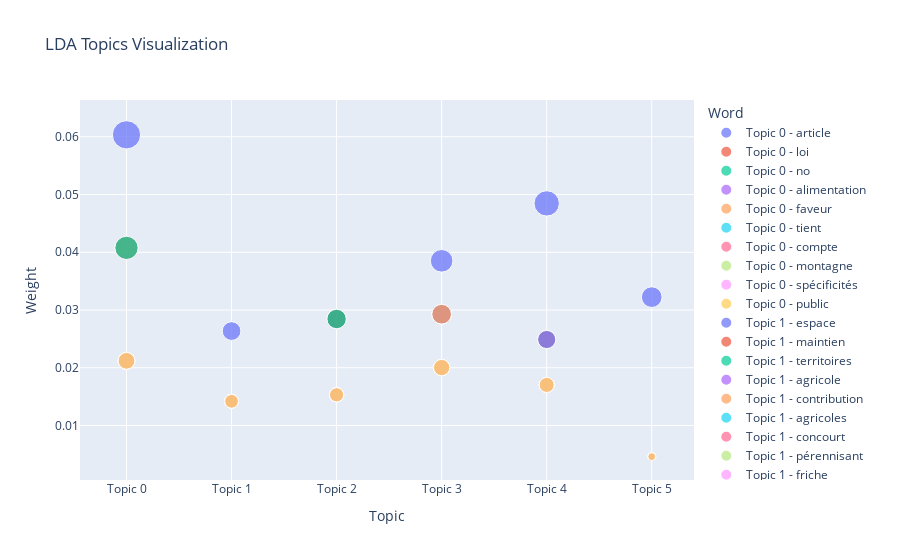

Here is the notebook cell this chart was saved with:
### Code cell
# Prepare data for bubble chart visualization
topic_weights = []
topic_words = []
for i, topic in lda_model.show_topics(formatted=False, num_words=10):
    for word, weight in topic:
        topic_weights.append(weight)
        topic_words.append(f"Topic {i} - {word}")

df = pd.DataFrame({
        'Topic': [f"Topic {i}" for i, topic in lda_model.show_topics(formatted=False, num_words=1) for _ in range(10)],
        'Word': topic_words,
        'Weight': topic_weights
    })
 
#Create bubble chart
fig = px.scatter(df, x='Topic', y='Weight', size='Weight', color='Word', hover_name='Word', title='LDA Topics Visualization')

# Save the figure as a high-resolution PNG
fig.write_image("lda_topics.png", scale=2)

fig.show()

### Figure 1 — Plotly figure (JSON) as saved in the notebook; plotly's stock layout.template omitted (floating-point values rounded to 4 significant figures)
{"data": [{"hovertemplate": "<b>%{hovertext}</b><br><br>Word=Topic 0 - article<br>Topic=%{x}<br>Weight=%{marker.size}<extra></extra>", "hovertext": ["Topic 0 - article"], "legendgroup": "Topic 0 - article", "marker": {"color": "#636efa", "size": [0.06035], "sizemode": "area", "sizeref": 0.0001509, "symbol": "circle"}, "mode": "markers", "name": "Topic 0 - article", "orientation": "v", "showlegend": true, "type": "scatter", "x": ["Topic 0"], "xaxis": "x", "y": [0.06035], "yaxis": "y"}, {"hovertemplate": "<b>%{hovertext}</b><br><br>Word=Topic 0 - loi<br>Topic=%{x}<br>Weight=%{marker.size}<extra></extra>", "hovertext": ["Topic 0 - loi"], "legendgroup": "Topic 0 - loi", "marker": {"color": "#EF553B", "size": [0.04076], "sizemode": "area", "sizeref": 0.0001509, "symbol": "circle"}, "mode": "markers", "name": "Topic 0 - loi", "orientation": "v", "showlegend": true, "type": "scatter", "x": ["Topic 0"], "xaxis": "x", "y": [0.04076], "yaxis": "y"}, {"hovertemplate": "<b>%{hovertext}</b><br><br>Word=Topic 0 - no<br>Topic=%{x}<br>Weight=%{marker.size}<extra></extra>", "hovertext": ["Topic 0 - no"], "legendgroup": "Topic 0 - no", "marker": {"color": "#00cc96", "size": [0.04076], "sizemode": "area", "sizeref": 0.0001509, "symbol": "circle"}, "mode": "markers", "name": "Topic 0 - no", "orientation": "v", "showlegend": true, "type": "scatter", "x": ["Topic 0"], "xaxis": "x", "y": [0.04076], "yaxis": "y"}, {"hovertemplate": "<b>%{hovertext}</b><br><br>Word=Topic 0 - alimentation<br>Topic=%{x}<br>Weight=%{marker.size}<extra></extra>", "hovertext": ["Topic 0 - alimentation"], "legendgroup": "Topic 0 - alimentation", "marker": {"color": "#ab63fa", "size": [0.0212], "sizemode": "area", "sizeref": 0.0001509, "symbol": "circle"}, "mode": "markers", "name": "Topic 0 - alimentation", "orientation": "v", "showlegend": true, "type": "scatter", "x": ["Topic 0"], "xaxis": "x", "y": [0.0212], "yaxis": "y"}, {"hovertemplate": "<b>%{hovertext}</b><br><br>Word=Topic 0 - faveur<br>Topic=%{x}<br>Weight=%{marker.size}<extra></extra>", "hovertext": ["Topic 0 - faveur"], "legendgroup": "Topic 0 - faveur", "marker": {"color": "#FFA15A", "size": [0.0212], "sizemode": "area", "sizeref": 0.0001509, "symbol": "circle"}, "mode": "markers", "name": "Topic 0 - faveur", "orientation": "v", "showlegend": true, "type": "scatter", "x": ["Topic 0"], "xaxis": "x", "y": [0.0212], "yaxis": "y"}, {"hovertemplate": "<b>%{hovertext}</b><br><br>Word=Topic 0 - tient<br>Topic=%{x}<br>Weight=%{marker.size}<extra></extra>", "hovertext": ["Topic 0 - tient"], "legendgroup": "Topic 0 - tient", "marker": {"color": "#19d3f3", "size": [0.0212], "sizemode": "area", "sizeref": 0.0001509, "symbol": "circle"}, "mode": "markers", "name": "Topic 0 - tient", "orientation": "v", "showlegend": true, "type": "scatter", "x": ["Topic 0"], "xaxis": "x", "y": [0.0212], "yaxis": "y"}, {"hovertemplate": "<b>%{hovertext}</b><br><br>Word=Topic 0 - compte<br>Topic=%{x}<br>Weight=%{marker.size}<extra></extra>", "hovertext": ["Topic 0 - compte"], "legendgroup": "Topic 0 - compte", "marker": {"color": "#FF6692", "size": [0.0212], "sizemode": "area", "sizeref": 0.0001509, "symbol": "circle"}, "mode": "markers", "name": "Topic 0 - compte", "orientation": "v", "showlegend": true, "type": "scatter", "x": ["Topic 0"], "xaxis": "x", "y": [0.0212], "yaxis": "y"}, {"hovertemplate": "<b>%{hovertext}</b><br><br>Word=Topic 0 - montagne<br>Topic=%{x}<br>Weight=%{marker.size}<extra></extra>", "hovertext": ["Topic 0 - montagne"], "legendgroup": "Topic 0 - montagne", "marker": {"color": "#B6E880", "size": [0.0212], "sizemode": "area", "sizeref": 0.0001509, "symbol": "circle"}, "mode": "markers", "name": "Topic 0 - montagne", "orientation": "v", "showlegend": true, "type": "scatter", "x": ["Topic 0"], "xaxis": "x", "y": [0.0212], "yaxis": "y"}, {"hovertemplate": "<b>%{hovertext}</b><br><br>Word=Topic 0 - spécificités<br>Topic=%{x}<br>Weight=%{marker.size}<extra></extra>", "hovertext": ["Topic 0 - spécificités"], "legendgroup": "Topic 0 - spécificités", "marker": {"color": "#FF97FF", "size": [0.0212], "sizemode": "area", "sizeref": 0.0001509, "symbol": "circle"}, "mode": "markers", "name": "Topic 0 - spécificités", "orientation": "v", "showlegend": true, "type": "scatter", "x": ["Topic 0"], "xaxis": "x", "y": [0.0212], "yaxis": "y"}, {"hovertemplate": "<b>%{hovertext}</b><br><br>Word=Topic 0 - public<br>Topic=%{x}<br>Weight=%{marker.size}<extra></extra>", "hovertext": ["Topic 0 - public"], "legendgroup": "Topic 0 - public", "marker": {"color": "#FECB52", "size": [0.0212], "sizemode": "area", "sizeref": 0.0001509, "symbol": "circle"}, "mode": "markers", "name": "Topic 0 - public", "orientation": "v", "showlegend": true, "type": "scatter", "x": ["Topic 0"], "xaxis": "x", "y": [0.0212], "yaxis": "y"}, {"hovertemplate": "<b>%{hovertext}</b><br><br>Word=Topic 1 - espace<br>Topic=%{x}<br>Weight=%{marker.size}<extra></extra>", "hovertext": ["Topic 1 - espace"], "legendgroup": "Topic 1 - espace", "marker": {"color": "#636efa", "size": [0.02636], "sizemode": "area", "sizeref": 0.0001509, "symbol": "circle"}, "mode": "markers", "name": "Topic 1 - espace", "orientation": "v", "showlegend": true, "type": "scatter", "x": ["Topic 1"], "xaxis": "x", "y": [0.02636], "yaxis": "y"}, {"hovertemplate": "<b>%{hovertext}</b><br><br>Word=Topic 1 - maintien<br>Topic=%{x}<br>Weight=%{marker.size}<extra></extra>", "hovertext": ["Topic 1 - maintien"], "legendgroup": "Topic 1 - maintien", "marker": {"color": "#EF553B", "size": [0.0142], "sizemode": "area", "sizeref": 0.0001509, "symbol": "circle"}, "mode": "markers", "name": "Topic 1 - maintien", "orientation": "v", "showlegend": true, "type": "scatter", "x": ["Topic 1"], "xaxis": "x", "y": [0.0142], "yaxis": "y"}, {"hovertemplate": "<b>%{hovertext}</b><br><br>Word=Topic 1 - territoires<br>Topic=%{x}<br>Weight=%{marker.size}<extra></extra>", "hovertext": ["Topic 1 - territoires"], "legendgroup": "Topic 1 - territoires", "marker": {"color": "#00cc96", "size": [0.0142], "sizemode": "area", "sizeref": 0.0001509, "symbol": "circle"}, "mode": "markers", "name": "Topic 1 - territoires", "orientation": "v", "showlegend": true, "type": "scatter", "x": ["Topic 1"], "xaxis": "x", "y": [0.0142], "yaxis": "y"}, {"hovertemplate": "<b>%{hovertext}</b><br><br>Word=Topic 1 - agricole<br>Topic=%{x}<br>Weight=%{marker.size}<extra></extra>", "hovertext": ["Topic 1 - agricole"], "legendgroup": "Topic 1 - agricole", "marker": {"color": "#ab63fa", "size": [0.0142], "sizemode": "area", "sizeref": 0.0001509, "symbol": "circle"}, "mode": "markers", "name": "Topic 1 - agricole", "orientation": "v", "showlegend": true, "type": "scatter", "x": ["Topic 1"], "xaxis": "x", "y": [0.0142], "yaxis": "y"}, {"hovertemplate": "<b>%{hovertext}</b><br><br>Word=Topic 1 - contribution<br>Topic=%{x}<br>Weight=%{marker.size}<extra></extra>", "hovertext": ["Topic 1 - contribution"], "legendgroup": "Topic 1 - contribution", "marker": {"color": "#FFA15A", "size": [0.01419], "sizemode": "area", "sizeref": 0.0001509, "symbol": "circle"}, "mode": "markers", "name": "Topic 1 - contribution", "orientation": "v", "showlegend": true, "type": "scatter", "x": ["Topic 1"], "xaxis": "x", "y": [0.01419], "yaxis": "y"}, {"hovertemplate": "<b>%{hovertext}</b><br><br>Word=Topic 1 - agricoles<br>Topic=%{x}<br>Weight=%{marker.size}<extra></extra>", "hovertext": ["Topic 1 - agricoles"], "legendgroup": "Topic 1 - agricoles", "marker": {"color": "#19d3f3", "size": [0.01419], "sizemode": "area", "sizeref": 0.0001509, "symbol": "circle"}, "mode": "markers", "name": "Topic 1 - agricoles", "orientation": "v", "showlegend": true, "type": "scatter", "x": ["Topic 1"], "xaxis": "x", "y": [0.01419], "yaxis": "y"}, {"hovertemplate": "<b>%{hovertext}</b><br><br>Word=Topic 1 - concourt<br>Topic=%{x}<br>Weight=%{marker.size}<extra></extra>", "hovertext": ["Topic 1 - concourt"], "legendgroup": "Topic 1 - concourt", "marker": {"color": "#FF6692", "size": [0.01419], "sizemode": "area", "sizeref": 0.0001509, "symbol": "circle"}, "mode": "markers", "name": "Topic 1 - concourt", "orientation": "v", "showlegend": true, "type": "scatter", "x": ["Topic 1"], "xaxis": "x", "y": [0.01419], "yaxis": "y"}, {"hovertemplate": "<b>%{hovertext}</b><br><br>Word=Topic 1 - pérennisant<br>Topic=%{x}<br>Weight=%{marker.size}<extra></extra>", "hovertext": ["Topic 1 - pérennisant"], "legendgroup": "Topic 1 - pérennisant", "marker": {"color": "#B6E880", "size": [0.01419], "sizemode": "area", "sizeref": 0.0001509, "symbol": "circle"}, "mode": "markers", "name": "Topic 1 - pérennisant", "orientation": "v", "showlegend": true, "type": "scatter", "x": ["Topic 1"], "xaxis": "x", "y": [0.01419], "yaxis": "y"}, {"hovertemplate": "<b>%{hovertext}</b><br><br>Word=Topic 1 - friche<br>Topic=%{x}<br>Weight=%{marker.size}<extra></extra>", "hovertext": ["Topic 1 - friche"], "legendgroup": "Topic 1 - friche", "marker": {"color": "#FF97FF", "size": [0.01419], "sizemode": "area", "sizeref": 0.0001509, "symbol": "circle"}, "mode": "markers", "name": "Topic 1 - friche", "orientation": "v", "showlegend": true, "type": "scatter", "x": ["Topic 1"], "xaxis": "x", "y": [0.01419], "yaxis": "y"}, {"hovertemplate": "<b>%{hovertext}</b><br><br>Word=Topic 1 - préjudices<br>Topic=%{x}<br>Weight=%{marker.size}<extra></extra>", "hovertext": ["Topic 1 - préjudices"], "legendgroup": "Topic 1 - préjudices", "marker": {"color": "#FECB52", "size": [0.01419], "sizemode": "area", "sizeref": 0.0001509, "symbol": "circle"}, "mode": "markers", "name": "Topic 1 - préjudices", "orientation": "v", "showlegend": true, "type": "scatter", "x": ["Topic 1"], "xaxis": "x", "y": [0.01419], "yaxis": "y"}, {"hovertemplate": "<b>%{hovertext}</b><br><br>Word=Topic 2 - développement<br>Topic=%{x}<br>Weight=%{marker.size}<extra></extra>", "hovertext": ["Topic 2 - développement"], "legendgroup": "Topic 2 - développement", "marker": {"color": "#636efa", "size": [0.02845], "sizemode": "area", "sizeref": 0.0001509, "symbol": "circle"}, "mode": "markers", "name": "Topic 2 - développement", "orientation": "v", "showlegend": true, "type": "scatter", "x": ["Topic 2"], "xaxis": "x", "y": [0.02845], "yaxis": "y"}, {"hovertemplate": "<b>%{hovertext}</b><br><br>Word=Topic 2 - agriculture<br>Topic=%{x}<br>Weight=%{marker.size}<extra></extra>", "hovertext": ["Topic 2 - agriculture"], "legendgroup": "Topic 2 - agriculture", "marker": {"color": "#EF553B", "size": [0.02845], "sizemode": "area", "sizeref": 0.0001509, "symbol": "circle"}, "mode": "markers", "name": "Topic 2 - agriculture", "orientation": "v", "showlegend": true, "type": "scatter", "x": ["Topic 2"], "xaxis": "x", "y": [0.02845], "yaxis": "y"}, {"hovertemplate": "<b>%{hovertext}</b><br><br>Word=Topic 2 - productions<br>Topic=%{x}<br>Weight=%{marker.size}<extra></extra>", "hovertext": ["Topic 2 - productions"], "legendgroup": "Topic 2 - productions", "marker": {"color": "#00cc96", "size": [0.02845], "sizemode": "area", "sizeref": 0.0001509, "symbol": "circle"}, "mode": "markers", "name": "Topic 2 - productions", "orientation": "v", "showlegend": true, "type": "scatter", "x": ["Topic 2"], "xaxis": "x", "y": [0.02845], "yaxis": "y"}, {"hovertemplate": "<b>%{hovertext}</b><br><br>Word=Topic 2 - agricoles<br>Topic=%{x}<br>Weight=%{marker.size}<extra></extra>", "hovertext": ["Topic 2 - agricoles"], "legendgroup": "Topic 2 - agricoles", "marker": {"color": "#ab63fa", "size": [0.01532], "sizemode": "area", "sizeref": 0.0001509, "symbol": "circle"}, "mode": "markers", "name": "Topic 2 - agricoles", "orientation": "v", "showlegend": true, "type": "scatter", "x": ["Topic 2"], "xaxis": "x", "y": [0.01532], "yaxis": "y"}, {"hovertemplate": "<b>%{hovertext}</b><br><br>Word=Topic 2 - filières<br>Topic=%{x}<br>Weight=%{marker.size}<extra></extra>", "hovertext": ["Topic 2 - filières"], "legendgroup": "Topic 2 - filières", "marker": {"color": "#FFA15A", "size": [0.01532], "sizemode": "area", "sizeref": 0.0001509, "symbol": "circle"}, "mode": "markers", "name": "Topic 2 - filières", "orientation": "v", "showlegend": true, "type": "scatter", "x": ["Topic 2"], "xaxis": "x", "y": [0.01532], "yaxis": "y"}, {"hovertemplate": "<b>%{hovertext}</b><br><br>Word=Topic 2 - territoires<br>Topic=%{x}<br>Weight=%{marker.size}<extra></extra>", "hovertext": ["Topic 2 - territoires"], "legendgroup": "Topic 2 - territoires", "marker": {"color": "#19d3f3", "size": [0.01532], "sizemode": "area", "sizeref": 0.0001509, "symbol": "circle"}, "mode": "markers", "name": "Topic 2 - territoires", "orientation": "v", "showlegend": true, "type": "scatter", "x": ["Topic 2"], "xaxis": "x", "y": [0.01532], "yaxis": "y"}, {"hovertemplate": "<b>%{hovertext}</b><br><br>Word=Topic 2 - spécificités<br>Topic=%{x}<br>Weight=%{marker.size}<extra></extra>", "hovertext": ["Topic 2 - spécificités"], "legendgroup": "Topic 2 - spécificités", "marker": {"color": "#FF6692", "size": [0.01532], "sizemode": "area", "sizeref": 0.0001509, "symbol": "circle"}, "mode": "markers", "name": "Topic 2 - spécificités", "orientation": "v", "showlegend": true, "type": "scatter", "x": ["Topic 2"], "xaxis": "x", "y": [0.01532], "yaxis": "y"}, {"hovertemplate": "<b>%{hovertext}</b><br><br>Word=Topic 2 - qualité<br>Topic=%{x}<br>Weight=%{marker.size}<extra></extra>", "hovertext": ["Topic 2 - qualité"], "legendgroup": "Topic 2 - qualité", "marker": {"color": "#B6E880", "size": [0.01532], "sizemode": "area", "sizeref": 0.0001509, "symbol": "circle"}, "mode": "markers", "name": "Topic 2 - qualité", "orientation": "v", "showlegend": true, "type": "scatter", "x": ["Topic 2"], "xaxis": "x", "y": [0.01532], "yaxis": "y"}, {"hovertemplate": "<b>%{hovertext}</b><br><br>Word=Topic 2 - satisfaction<br>Topic=%{x}<br>Weight=%{marker.size}<extra></extra>", "hovertext": ["Topic 2 - satisfaction"], "legendgroup": "Topic 2 - satisfaction", "marker": {"color": "#FF97FF", "size": [0.01532], "sizemode": "area", "sizeref": 0.0001509, "symbol": "circle"}, "mode": "markers", "name": "Topic 2 - satisfaction", "orientation": "v", "showlegend": true, "type": "scatter", "x": ["Topic 2"], "xaxis": "x", "y": [0.01532], "yaxis": "y"}, {"hovertemplate": "<b>%{hovertext}</b><br><br>Word=Topic 2 - énergies<br>Topic=%{x}<br>Weight=%{marker.size}<extra></extra>", "hovertext": ["Topic 2 - énergies"], "legendgroup": "Topic 2 - énergies", "marker": {"color": "#FECB52", "size": [0.01532], "sizemode": "area", "sizeref": 0.0001509, "symbol": "circle"}, "mode": "markers", "name": "Topic 2 - énergies", "orientation": "v", "showlegend": true, "type": "scatter", "x": ["Topic 2"], "xaxis": "x", "y": [0.01532], "yaxis": "y"}, {"hovertemplate": "<b>%{hovertext}</b><br><br>Word=Topic 3 - article<br>Topic=%{x}<br>Weight=%{marker.size}<extra></extra>", "hovertext": ["Topic 3 - article"], "legendgroup": "Topic 3 - article", "marker": {"color": "#636efa", "size": [0.03852], "sizemode": "area", "sizeref": 0.0001509, "symbol": "circle"}, "mode": "markers", "name": "Topic 3 - article", "orientation": "v", "showlegend": true, "type": "scatter", "x": ["Topic 3"], "xaxis": "x", "y": [0.03852], "yaxis": "y"}, {"hovertemplate": "<b>%{hovertext}</b><br><br>Word=Topic 3 - politique<br>Topic=%{x}<br>Weight=%{marker.size}<extra></extra>", "hovertext": ["Topic 3 - politique"], "legendgroup": "Topic 3 - politique", "marker": {"color": "#EF553B", "size": [0.02928], "sizemode": "area", "sizeref": 0.0001509, "symbol": "circle"}, "mode": "markers", "name": "Topic 3 - politique", "orientation": "v", "showlegend": true, "type": "scatter", "x": ["Topic 3"], "xaxis": "x", "y": [0.02928], "yaxis": "y"}, {"hovertemplate": "<b>%{hovertext}</b><br><br>Word=Topic 3 - mots<br>Topic=%{x}<br>Weight=%{marker.size}<extra></extra>", "hovertext": ["Topic 3 - mots"], "legendgroup": "Topic 3 - mots", "marker": {"color": "#00cc96", "size": [0.02928], "sizemode": "area", "sizeref": 0.0001509, "symbol": "circle"}, "mode": "markers", "name": "Topic 3 - mots", "orientation": "v", "showlegend": true, "type": "scatter", "x": ["Topic 3"], "xaxis": "x", "y": [0.02928], "yaxis": "y"}, {"hovertemplate": "<b>%{hovertext}</b><br><br>Word=Topic 3 - modifié<br>Topic=%{x}<br>Weight=%{marker.size}<extra></extra>", "hovertext": ["Topic 3 - modifié"], "legendgroup": "Topic 3 - modifié", "marker": {"color": "#ab63fa", "size": [0.02928], "sizemode": "area", "sizeref": 0.0001509, "symbol": "circle"}, "mode": "markers", "name": "Topic 3 - modifié", "orientation": "v", "showlegend": true, "type": "scatter", "x": ["Topic 3"], "xaxis": "x", "y": [0.02928], "yaxis": "y"}, {"hovertemplate": "<b>%{hovertext}</b><br><br>Word=Topic 3 - mot<br>Topic=%{x}<br>Weight=%{marker.size}<extra></extra>", "hovertext": ["Topic 3 - mot"], "legendgroup": "Topic 3 - mot", "marker": {"color": "#FFA15A", "size": [0.02928], "sizemode": "area", "sizeref": 0.0001509, "symbol": "circle"}, "mode": "markers", "name": "Topic 3 - mot", "orientation": "v", "showlegend": true, "type": "scatter", "x": ["Topic 3"], "xaxis": "x", "y": [0.02928], "yaxis": "y"}, {"hovertemplate": "<b>%{hovertext}</b><br><br>Word=Topic 3 - code<br>Topic=%{x}<br>Weight=%{marker.size}<extra></extra>", "hovertext": ["Topic 3 - code"], "legendgroup": "Topic 3 - code", "marker": {"color": "#19d3f3", "size": [0.02003], "sizemode": "area", "sizeref": 0.0001509, "symbol": "circle"}, "mode": "markers", "name": "Topic 3 - code", "orientation": "v", "showlegend": true, "type": "scatter", "x": ["Topic 3"], "xaxis": "x", "y": [0.02003], "yaxis": "y"}, {"hovertemplate": "<b>%{hovertext}</b><br><br>Word=Topic 3 - phrase<br>Topic=%{x}<br>Weight=%{marker.size}<extra></extra>", "hovertext": ["Topic 3 - phrase"], "legendgroup": "Topic 3 - phrase", "marker": {"color": "#FF6692", "size": [0.02003], "sizemode": "area", "sizeref": 0.0001509, "symbol": "circle"}, "mode": "markers", "name": "Topic 3 - phrase", "orientation": "v", "showlegend": true, "type": "scatter", "x": ["Topic 3"], "xaxis": "x", "y": [0.02003], "yaxis": "y"}, {"hovertemplate": "<b>%{hovertext}</b><br><br>Word=Topic 3 - insérés<br>Topic=%{x}<br>Weight=%{marker.size}<extra></extra>", "hovertext": ["Topic 3 - insérés"], "legendgroup": "Topic 3 - insérés", "marker": {"color": "#B6E880", "size": [0.02003], "sizemode": "area", "sizeref": 0.0001509, "symbol": "circle"}, "mode": "markers", "name": "Topic 3 - insérés", "orientation": "v", "showlegend": true, "type": "scatter", "x": ["Topic 3"], "xaxis": "x", "y": [0.02003], "yaxis": "y"}, {"hovertemplate": "<b>%{hovertext}</b><br><br>Word=Topic 3 - établissement<br>Topic=%{x}<br>Weight=%{marker.size}<extra></extra>", "hovertext": ["Topic 3 - établissement"], "legendgroup": "Topic 3 - établissement", "marker": {"color": "#FF97FF", "size": [0.02003], "sizemode": "area", "sizeref": 0.0001509, "symbol": "circle"}, "mode": "markers", "name": "Topic 3 - établissement", "orientation": "v", "showlegend": true, "type": "scatter", "x": ["Topic 3"], "xaxis": "x", "y": [0.02003], "yaxis": "y"}, {"hovertemplate": "<b>%{hovertext}</b><br><br>Word=Topic 3 - mentionné<br>Topic=%{x}<br>Weight=%{marker.size}<extra></extra>", "hovertext": ["Topic 3 - mentionné"], "legendgroup": "Topic 3 - mentionné", "marker": {"color": "#FECB52", "size": [0.02003], "sizemode": "area", "sizeref": 0.0001509, "symbol": "circle"}, "mode": "markers", "name": "Topic 3 - mentionné", "orientation": "v", "showlegend": true, "type": "scatter", "x": ["Topic 3"], "xaxis": "x", "y": [0.02003], "yaxis": "y"}, {"hovertemplate": "<b>%{hovertext}</b><br><br>Word=Topic 4 - bois<br>Topic=%{x}<br>Weight=%{marker.size}<extra></extra>", "hovertext": ["Topic 4 - bois"], "legendgroup": "Topic 4 - bois", "marker": {"color": "#636efa", "size": [0.04847], "sizemode": "area", "sizeref": 0.0001509, "symbol": "circle"}, "mode": "markers", "name": "Topic 4 - bois", "orientation": "v", "showlegend": true, "type": "scatter", "x": ["Topic 4"], "xaxis": "x", "y": [0.04847], "yaxis": "y"}, {"hovertemplate": "<b>%{hovertext}</b><br><br>Word=Topic 4 - code<br>Topic=%{x}<br>Weight=%{marker.size}<extra></extra>", "hovertext": ["Topic 4 - code"], "legendgroup": "Topic 4 - code", "marker": {"color": "#EF553B", "size": [0.02491], "sizemode": "area", "sizeref": 0.0001509, "symbol": "circle"}, "mode": "markers", "name": "Topic 4 - code", "orientation": "v", "showlegend": true, "type": "scatter", "x": ["Topic 4"], "xaxis": "x", "y": [0.02491], "yaxis": "y"}, {"hovertemplate": "<b>%{hovertext}</b><br><br>Word=Topic 4 - article<br>Topic=%{x}<br>Weight=%{marker.size}<extra></extra>", "hovertext": ["Topic 4 - article"], "legendgroup": "Topic 4 - article", "marker": {"color": "#00cc96", "size": [0.0249], "sizemode": "area", "sizeref": 0.0001509, "symbol": "circle"}, "mode": "markers", "name": "Topic 4 - article", "orientation": "v", "showlegend": true, "type": "scatter", "x": ["Topic 4"], "xaxis": "x", "y": [0.0249], "yaxis": "y"}, {"hovertemplate": "<b>%{hovertext}</b><br><br>Word=Topic 4 - équilibre<br>Topic=%{x}<br>Weight=%{marker.size}<extra></extra>", "hovertext": ["Topic 4 - équilibre"], "legendgroup": "Topic 4 - équilibre", "marker": {"color": "#ab63fa", "size": [0.02489], "sizemode": "area", "sizeref": 0.0001509, "symbol": "circle"}, "mode": "markers", "name": "Topic 4 - équilibre", "orientation": "v", "showlegend": true, "type": "scatter", "x": ["Topic 4"], "xaxis": "x", "y": [0.02489], "yaxis": "y"}, {"hovertemplate": "<b>%{hovertext}</b><br><br>Word=Topic 4 - bis<br>Topic=%{x}<br>Weight=%{marker.size}<extra></extra>", "hovertext": ["Topic 4 - bis"], "legendgroup": "Topic 4 - bis", "marker": {"color": "#FFA15A", "size": [0.01705], "sizemode": "area", "sizeref": 0.0001509, "symbol": "circle"}, "mode": "markers", "name": "Topic 4 - bis", "orientation": "v", "showlegend": true, "type": "scatter", "x": ["Topic 4"], "xaxis": "x", "y": [0.01705], "yaxis": "y"}, {"hovertemplate": "<b>%{hovertext}</b><br><br>Word=Topic 4 - territoires<br>Topic=%{x}<br>Weight=%{marker.size}<extra></extra>", "hovertext": ["Topic 4 - territoires"], "legendgroup": "Topic 4 - territoires", "marker": {"color": "#19d3f3", "size": [0.01704], "sizemode": "area", "sizeref": 0.0001509, "symbol": "circle"}, "mode": "markers", "name": "Topic 4 - territoires", "orientation": "v", "showlegend": true, "type": "scatter", "x": ["Topic 4"], "xaxis": "x", "y": [0.01704], "yaxis": "y"}, {"hovertemplate": "<b>%{hovertext}</b><br><br>Word=Topic 4 - développement<br>Topic=%{x}<br>Weight=%{marker.size}<extra></extra>", "hovertext": ["Topic 4 - développement"], "legendgroup": "Topic 4 - développement", "marker": {"color": "#FF6692", "size": [0.01704], "sizemode": "area", "sizeref": 0.0001509, "symbol": "circle"}, "mode": "markers", "name": "Topic 4 - développement", "orientation": "v", "showlegend": true, "type": "scatter", "x": ["Topic 4"], "xaxis": "x", "y": [0.01704], "yaxis": "y"}, {"hovertemplate": "<b>%{hovertext}</b><br><br>Word=Topic 4 - forêts<br>Topic=%{x}<br>Weight=%{marker.size}<extra></extra>", "hovertext": ["Topic 4 - forêts"], "legendgroup": "Topic 4 - forêts", "marker": {"color": "#B6E880", "size": [0.01703], "sizemode": "area", "sizeref": 0.0001509, "symbol": "circle"}, "mode": "markers", "name": "Topic 4 - forêts", "orientation": "v", "showlegend": true, "type": "scatter", "x": ["Topic 4"], "xaxis": "x", "y": [0.01703], "yaxis": "y"}, {"hovertemplate": "<b>%{hovertext}</b><br><br>Word=Topic 4 - adaptation<br>Topic=%{x}<br>Weight=%{marker.size}<extra></extra>", "hovertext": ["Topic 4 - adaptation"], "legendgroup": "Topic 4 - adaptation", "marker": {"color": "#FF97FF", "size": [0.01703], "sizemode": "area", "sizeref": 0.0001509, "symbol": "circle"}, "mode": "markers", "name": "Topic 4 - adaptation", "orientation": "v", "showlegend": true, "type": "scatter", "x": ["Topic 4"], "xaxis": "x", "y": [0.01703], "yaxis": "y"}, {"hovertemplate": "<b>%{hovertext}</b><br><br>Word=Topic 4 - alinéa<br>Topic=%{x}<br>Weight=%{marker.size}<extra></extra>", "hovertext": ["Topic 4 - alinéa"], "legendgroup": "Topic 4 - alinéa", "marker": {"color": "#FECB52", "size": [0.01703], "sizemode": "area", "sizeref": 0.0001509, "symbol": "circle"}, "mode": "markers", "name": "Topic 4 - alinéa", "orientation": "v", "showlegend": true, "type": "scatter", "x": ["Topic 4"], "xaxis": "x", "y": [0.01703], "yaxis": "y"}, {"hovertemplate": "<b>%{hovertext}</b><br><br>Word=Topic 5 - iii<br>Topic=%{x}<br>Weight=%{marker.size}<extra></extra>", "hovertext": ["Topic 5 - iii"], "legendgroup": "Topic 5 - iii", "marker": {"color": "#636efa", "size": [0.03224], "sizemode": "area", "sizeref": 0.0001509, "symbol": "circle"}, "mode": "markers", "name": "Topic 5 - iii", "orientation": "v", "showlegend": true, "type": "scatter", "x": ["Topic 5"], "xaxis": "x", "y": [0.03224], "yaxis": "y"}, {"hovertemplate": "<b>%{hovertext}</b><br><br>Word=Topic 5 - bois<br>Topic=%{x}<br>Weight=%{marker.size}<extra></extra>", "hovertext": ["Topic 5 - bois"], "legendgroup": "Topic 5 - bois", "marker": {"color": "#EF553B", "size": [0.004615], "sizemode": "area", "sizeref": 0.0001509, "symbol": "circle"}, "mode": "markers", "name": "Topic 5 - bois", "orientation": "v", "showlegend": true, "type": "scatter", "x": ["Topic 5"], "xaxis": "x", "y": [0.004615], "yaxis": "y"}, {"hovertemplate": "<b>%{hovertext}</b><br><br>Word=Topic 5 - équilibre<br>Topic=%{x}<br>Weight=%{marker.size}<extra></extra>", "hovertext": ["Topic 5 - équilibre"], "legendgroup": "Topic 5 - équilibre", "marker": {"color": "#00cc96", "size": [0.004613], "sizemode": "area", "sizeref": 0.0001509, "symbol": "circle"}, "mode": "markers", "name": "Topic 5 - équilibre", "orientation": "v", "showlegend": true, "type": "scatter", "x": ["Topic 5"], "xaxis": "x", "y": [0.004613], "yaxis": "y"}, {"hovertemplate": "<b>%{hovertext}</b><br><br>Word=Topic 5 - peuplements<br>Topic=%{x}<br>Weight=%{marker.size}<extra></extra>", "hovertext": ["Topic 5 - peuplements"], "legendgroup": "Topic 5 - peuplements", "marker": {"color": "#ab63fa", "size": [0.004611], "sizemode": "area", "sizeref": 0.0001509, "symbol": "circle"}, "mode": "markers", "name": "Topic 5 - peuplements", "orientation": "v", "showlegend": true, "type": "scatter", "x": ["Topic 5"], "xaxis": "x", "y": [0.004611], "yaxis": "y"}, {"hovertemplate": "<b>%{hovertext}</b><br><br>Word=Topic 5 - alinéa<br>Topic=%{x}<br>Weight=%{marker.size}<extra></extra>", "hovertext": ["Topic 5 - alinéa"], "legendgroup": "Topic 5 - alinéa", "marker": {"color": "#FFA15A", "size": [0.004611], "sizemode": "area", "sizeref": 0.0001509, "symbol": "circle"}, "mode": "markers", "name": "Topic 5 - alinéa", "orientation": "v", "showlegend": true, "type": "scatter", "x": ["Topic 5"], "xaxis": "x", "y": [0.004611], "yaxis": "y"}, {"hovertemplate": "<b>%{hovertext}</b><br><br>Word=Topic 5 - forestières<br>Topic=%{x}<br>Weight=%{marker.size}<extra></extra>", "hovertext": ["Topic 5 - forestières"], "legendgroup": "Topic 5 - forestières", "marker": {"color": "#19d3f3", "size": [0.004611], "sizemode": "area", "sizeref": 0.0001509, "symbol": "circle"}, "mode": "markers", "name": "Topic 5 - forestières", "orientation": "v", "showlegend": true, "type": "scatter", "x": ["Topic 5"], "xaxis": "x", "y": [0.004611], "yaxis": "y"}, {"hovertemplate": "<b>%{hovertext}</b><br><br>Word=Topic 5 - article<br>Topic=%{x}<br>Weight=%{marker.size}<extra></extra>", "hovertext": ["Topic 5 - article"], "legendgroup": "Topic 5 - article", "marker": {"color": "#FF6692", "size": [0.004611], "sizemode": "area", "sizeref": 0.0001509, "symbol": "circle"}, "mode": "markers", "name": "Topic 5 - article", "orientation": "v", "showlegend": true, "type": "scatter", "x": ["Topic 5"], "xaxis": "x", "y": [0.004611], "yaxis": "y"}, {"hovertemplate": "<b>%{hovertext}</b><br><br>Word=Topic 5 - forêts<br>Topic=%{x}<br>Weight=%{marker.size}<extra></extra>", "hovertext": ["Topic 5 - forêts"], "legendgroup": "Topic 5 - forêts", "marker": {"color": "#B6E880", "size": [0.00461], "sizemode": "area", "sizeref": 0.0001509, "symbol": "circle"}, "mode": "markers", "name": "Topic 5 - forêts", "orientation": "v", "showlegend": true, "type": "scatter", "x": ["Topic 5"], "xaxis": "x", "y": [0.00461], "yaxis": "y"}, {"hovertemplate": "<b>%{hovertext}</b><br><br>Word=Topic 5 - code<br>Topic=%{x}<br>Weight=%{marker.size}<extra></extra>", "hovertext": ["Topic 5 - code"], "legendgroup": "Topic 5 - code", "marker": {"color": "#FF97FF", "size": [0.00461], "sizemode": "area", "sizeref": 0.0001509, "symbol": "circle"}, "mode": "markers", "name": "Topic 5 - code", "orientation": "v", "showlegend": true, "type": "scatter", "x": ["Topic 5"], "xaxis": "x", "y": [0.00461], "yaxis": "y"}, {"hovertemplate": "<b>%{hovertext}</b><br><br>Word=Topic 5 - forestiers<br>Topic=%{x}<br>Weight=%{marker.size}<extra></extra>", "hovertext": ["Topic 5 - forestiers"], "legendgroup": "Topic 5 - forestiers", "marker": {"color": "#FECB52", "size": [0.00461], "sizemode": "area", "sizeref": 0.0001509, "symbol": "circle"}, "mode": "markers", "name": "Topic 5 - forestiers", "orientation": "v", "showlegend": true, "type": "scatter", "x": ["Topic 5"], "xaxis": "x", "y": [0.00461], "yaxis": "y"}], "layout": {"legend": {"itemsizing": "constant", "title": {"text": "Word"}, "tracegroupgap": 0}, "title": {"text": "LDA Topics Visualization"}, "xaxis": {"anchor": "y", "domain": [0, 1], "title": {"text": "Topic"}}, "yaxis": {"anchor": "x", "domain": [0, 1], "title": {"text": "Weight"}}}}
